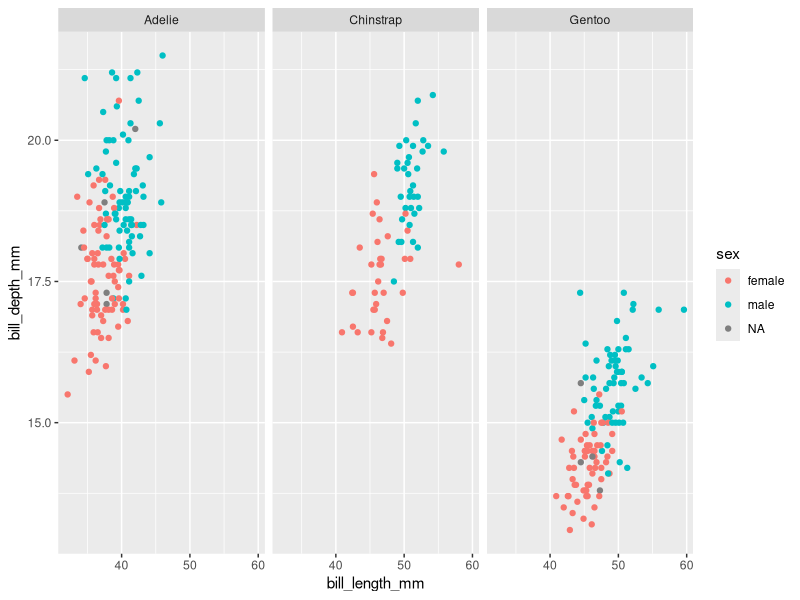

Source code (R):
## ---- chunk 1
knitr::opts_chunk$set(echo = TRUE)
## ---- chunk 2
#install.packages("palmerpenguins")
library (palmerpenguins)
library(tidyverse)

dim(penguins)
ncol(penguins)
head(penguins)
## ---- chunk 3
ggplot(penguins)+
  geom_point(mapping = aes(x=bill_length_mm, y=bill_depth_mm, colour = sex))+
  facet_wrap(~species)+
  theme_get()
